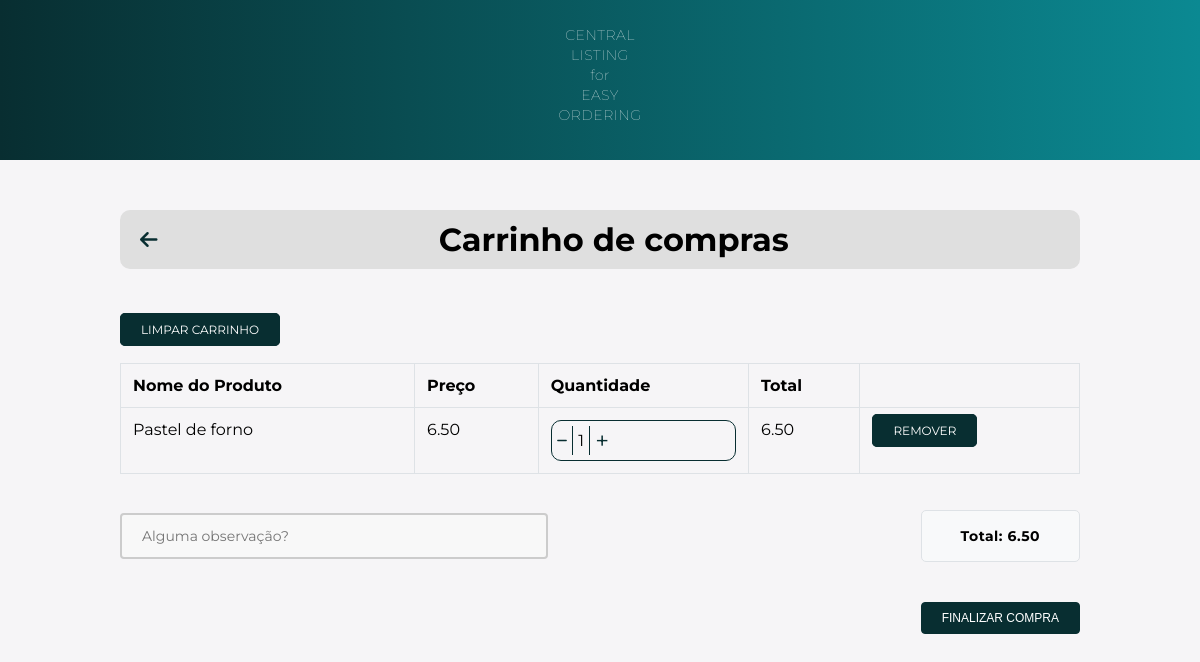
Page /cart/ (signed in) on the committed database.
### main/models.py (models this page shows, shortened)
class Cart(models.Model):
    user = models.ForeignKey(User, on_delete=models.CASCADE)
    product = models.ForeignKey(FoodProduct, on_delete=models.CASCADE)
    quantity = models.PositiveBigIntegerField(default=1)

class FoodProduct(models.Model):
    name = models.CharField(max_length=255)
    price = models.DecimalField(max_digits=10, decimal_places=2)
    image = models.ImageField(upload_to='static/food_products/', default="static/food_products/default")
    description = models.TextField()
    ingredients = models.ManyToManyField(Ingredients, blank=True)
    categoria = models.ForeignKey(Categoria, on_delete=models.CASCADE, null=True)

### main/views.py (the view)
# urls.py: path('cart/', views.cart, name='cart'),
@login_required(login_url='login')
def cart(request):
    cart_items = Cart.objects.filter(user=request.user)
    cart_items_total = []
    for item in cart_items:
        total = item.product.price * item.quantity
        cart_items_total.append((item, total))
    cart_total = sum([total for _, total in cart_items_total])
    if request.method == "POST":
        form = CartForm(request.POST)
        if form.is_valid():
            text_box_obs_value = form.cleaned_data.get('text_box_obs', '')
            if not text_box_obs_value:
                text_box_obs_value = 'nenhuma'
            cart_obs = CartObs(user=request.user, text_box_obs=text_box_obs_value)
            cart_obs.save()
            return redirect('payment')
    else:
        form = CartForm()
    context = {
        'cart_items_total': cart_items_total,
        'cart_total': cart_total,
        'form': form,
    }
    return render(request, 'cart.html', context)

### main/forms.py
class CartForm(forms.Form):
    text_box_obs = forms.CharField(widget=forms.Textarea(attrs={'rows': 4, 'placeholder': 'Alguma observação?'}), required=False)

### templates/cart.html (shortened to what this page needs)
{% load static %}
<!DOCTYPE html>
<html>
<head>
    <link rel="stylesheet" type="text/css" href="{% static './css/cart.css' %}">
    <link rel="stylesheet" href="https://cdnjs.cloudflare.com/ajax/libs/font-awesome/6.4.0/css/all.min.css" />
</head>
<body>
    <nav>
        <p>CENTRAL<br>LISTING<br>for<br>EASY<br>ORDERING</p>
    </nav>
    <div class="container">
        <div class="top-bar">
            <a href="{% url 'home' %}" class="back-to-home">
                <i class="fas fa-arrow-left"></i>
            </a>
            <h1 class="top-bar-title">Carrinho de compras</h1>
        </div>
    </div>
    <div class="container_clear_cart">
    <a href="{% url 'clear_cart' %}" class="btn btn-danger clear-cart-btn" name="clearCart">Limpar carrinho</a>
    </div>
    <div class="container">
        <div class="row">
            <div class="col-12">
                {% if cart_items_total %}
                <div class="table-container">
                <table class="table table-bordered">
                    <thead>
                        <tr>
                            <th>Nome do Produto</th>
                            <th>Preço</th>
                            <th>Quantidade</th>
                            <th>Total</th>
                            <th></th>
                        </tr>
                    </thead>
                    <tbody>
                        {% for item, total in cart_items_total %}
                        <tr>
                            <td>{{ item.product.name }}</td>
                            <td>{{ item.product.price }}</td>
                            <td>
                                <div class="quantity-box">
                                    <a href="{% url 'decrement_quantity' item.product.id %}" class="fa-sharp fa-solid fa-minus btn-sm minus-link" style="text-decoration: none" name="decreaseCart"></a>
                                    <span class="quantity-number">{{ item.quantity }}</span>
                                    <a href="{% url 'increment_quantity' item.product.id %}" class="fa-light fa-plus btn-sm plus-link" style="text-decoration: none" name="increaseCart"></a>
                                </div>
                            </td>
                            <td>{{ total }}</td>
                            <td>
                                <a href="{% url 'remove_from_cart' item.product.id %}" class="btn btn-danger btn-sm" name="removeCart">Remover</a>
                            </td>
                        </tr>
                        {% endfor %}
                    </tbody>
                </table>
            </div>
            {% if cart_items_total %}
                <div class="bottom-container">
                    <form id="cartForm" method="POST">
                        <div class="observation-container">
                          <input type="text" name="{{ form.text_box_obs.name }}" class="observation-box" placeholder="Alguma observação?"/>
                        </div>
                    </form>
                    <div class="total-and-button-container">
                        <div class="total-box">
                        <p class="total-text">Total: {{ cart_total }}</p>
                        </div>
                        <div class="checkout-btn-container">
                        <button type="button" class="btn btn-primary" id="finalizarCompraBtn">Finalizar Compra</button>
                        </div>
                    </div>
                </div>
            {% endif %}
                {% else %}
                <div class="empty-cart-message">
                    <p>Seu carrinho está vazio. <a href="{% url 'home' %}">Continue comprando</a>.</p>
                </div>
                {% endif %}
            </div>
        </div>
    </div>
</body>
</html>

### static/css/cart.css (style rules this page uses)
* { box-sizing: border-box; margin: 0; padding: 0; }
body { background: #f6f5f7; font-family: 'Montserrat', sans-serif; }
nav { background: linear-gradient(90deg, #082E31, #0b8992); padding: 5px; text-align: center; font-size: 15px; font-weight: bold; width: 100%; color: #fff; margin-bottom: 50px; }
p { font-size: 14px; font-weight: 100; line-height: 20px; letter-spacing: 0.5px; margin: 20px 0 30px; }
.container { width: 80%; margin: 0 auto; position: relative; }
.container_clear_cart { width: 80%; margin: 0 auto; position: relative; padding-top: 30px; }
.table { width: 100%; margin-bottom: 1rem; background-color: transparent; border-collapse: collapse; }
.table-bordered { border: 1px solid #dee2e6; }
.table-bordered th, .table-bordered td { border: 1px solid #dee2e6; }
th { text-align: inherit; padding: 0.75rem; vertical-align: top; border-top: 1px solid #dee2e6; }
td { padding: 0.75rem; vertical-align: top; border-top: 1px solid #dee2e6; }
.btn { text-transform: uppercase; font-size: 12px; padding: 8px 20px; border-radius: 5px; cursor: pointer; text-decoration: none; }
.btn-danger { background-color:#082E31; color: #fff; border: 1px solid #082E31; }
.btn-sm { font-size: 0.875rem; padding: 0.25rem 0.5rem; border-radius: 0.2rem; }
.plus-link { padding: 5px 5px; display: inline-block; background-color: #f6f5f7; color: #082E31; font-size: 24px }
.minus-link { padding: 5px 5px; display: inline-block; background-color: #f6f5f7; color: #082E31; font-size: 12px }
.quantity-box { display: flex; align-items: center; border: 1px solid #082E31; border-radius: 10px; box-sizing: 1px; }
.quantity-number { display: inline-block; padding: 5px 5px; border-left: 1px solid #082E31; border-right: 1px solid #082E31; }
.top-bar { display: flex; align-items: center; padding: 10px 20px; background-color: #dfdfdf; border-radius: 10px; width: 100%; margin-bottom: 20px; position: relative; }
.top-bar-title { flex-grow: 1; margin: 0; font-size: 32px; text-align: center; }
.back-to-home { color: #082E31; font-size: 20px; margin-right: 10px; }
.clear-cart-btn { margin-top: 15px; margin-bottom: 15px; }
.total-box { background-color: #f8f9fa; border: 1px solid #dee2e6; padding: 15px; margin-bottom: 20px; border-radius: 5px; width: 100%; max-width: 200px; text-align: center; right: 0; }
.total-text { margin: 0; font-weight: bold; }
.table-container { margin-top: 25px; }
.observation-box { width: 100%; padding: 12px 20px; margin: 8px 0; box-sizing: border-box; border: 2px solid #ccc; border-radius: 4px; background-color: #f8f8f8; resize: none; font-size: 14px; font-family: inherit; margin-bottom: 10px; }
.btn-primary { background-color: #082E31; border: 1px solid #082E31; color: #fff; padding: 8px 20px; font-size: 12px; border-radius: 4px; cursor: pointer; transition: all 0.3s; }
.observation-container { display: flex; align-items: center; justify-content: space-between; margin-bottom: 20px; width: 200%; }
.total-box { margin-top: 20px; margin-top: 20px; }
.bottom-container { display: flex; justify-content: space-between; align-items: baseline; flex-wrap: wrap; }
.checkout-btn-container { padding: 10px 0; margin-bottom: 20px; }
.total-and-button-container { display: flex; flex-direction: column; align-items: center; justify-content: center; gap: 10px; }

### rows in the picture
Cart: product.name "Pastel de forno", product.price "6.50", quantity "1", total "6.50"

### other values in the picture
{{ cart_total }} "6.50"
